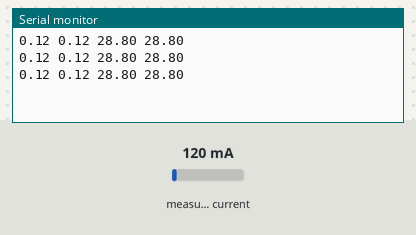
Bench run of a sketch on a simulated Arduino Uno, built with avr-gcc and run on an emulated ATmega328P. Shown: the last lines printed to the serial monitor. The test bench sets the inputs (shaded band); at power-on: measured current 120 mA.

Above: at 1.2 s.
1.3 s: measured current set to 40 mA
At 1.67 s:
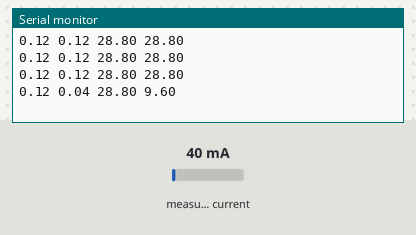
4.3 s: measured current set to 500 mA
At 4.53 s:
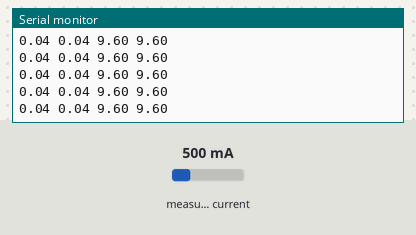
Timing chart, 0 to 7.3 s (numbered marks = the images above; inputs shaded):
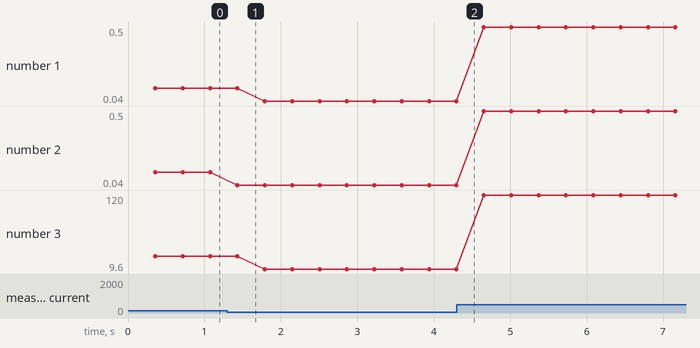

Measured:
- after the input at 1.3 s, the serial monitor: prints a new line after 0.13 s (image 1)
- plotted number 1: 0.12 → 0.04 after the input at 1.3 s, 0.04 → 0.5 after the input at 4.3 s
- plotted number 2: 0.12 → 0.04 after the input at 1.3 s, 0.04 → 0.5 after the input at 4.3 s
- plotted number 3: 28.8 → 9.6 after the input at 1.3 s, 9.6 → 120 after the input at 4.3 s

The sketch:

b_SecondCT.ino
```cpp
// (licence header left out)
#include "EmonLib.h"                   // Include Emon Library
EnergyMonitor ct1, ct2;                // Create two instances

void setup()
{
  Serial.begin(9600);

  ct1.currentTX(1, 111.1);             // CT channel 1, calibration.
  ct2.currentTX(2, 111.1);             // CT channel 2, calibration.
}

void loop()
{
  double Irms1 = ct1.calcIrms(1480);   // Calculate RMS current 1
  double Irms2 = ct2.calcIrms(1480);   // Calculate RMS current 2

  Serial.print(Irms1);                 // Print Current 1
  Serial.print(' ');
  Serial.print(Irms2);                 // Print Current 2

  // By multiplying by the nominal voltage, we can indicate the approximate apparent power:
  Serial.print(' ');
  Serial.print(Irms1*240.0);           // Print apparent power 1
  Serial.print(' ');
  Serial.println(Irms2*240.0);         // Print apparent power 2
}
```
